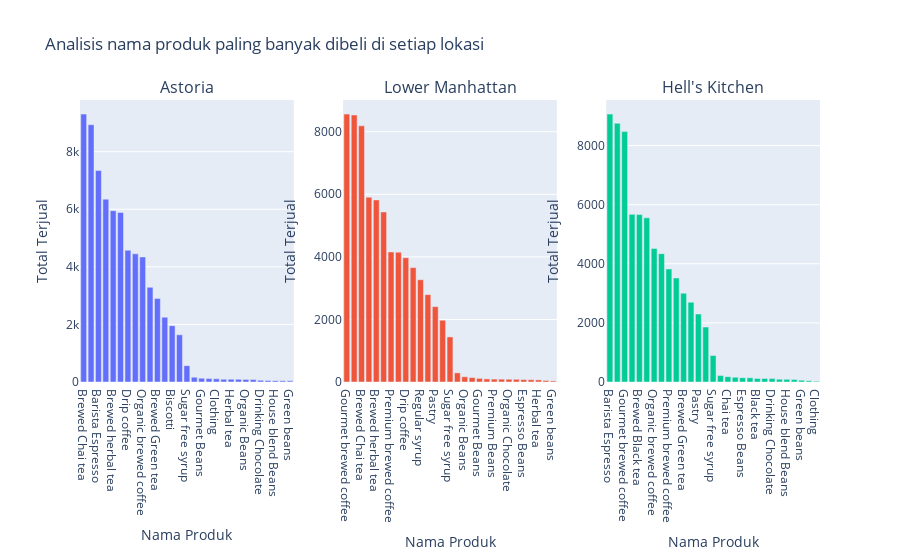

Write notebook code for a chart like this one.
### Code cell
# Kelompokkan data berdasarkan nama produk dan wilayah, dan hitung total penjualan
popular_category = data.groupby(['product_name', 'store_location'])['transaction_qty'].sum().reset_index()

# Sorting data berdasarkan total penjualan secara descending untuk menemukan nama produk paling populer
popular_category = popular_category.sort_values(by='transaction_qty', ascending=False)

# Inisialisasi subplot
fig = make_subplots(rows=1, cols=3, subplot_titles=['Astoria', 'Lower Manhattan', "Hell's Kitchen"], specs=[[{'type':'bar'}, {'type':'bar'}, {'type':'bar'}]])

# Loop untuk menambahkan bar plot pada setiap subplot
for i, location in enumerate(['Astoria', 'Lower Manhattan', "Hell's Kitchen"], start=1):
    location_data = popular_category[popular_category['store_location'] == location]
    fig.add_trace(go.Bar(x=location_data['product_name'], y=location_data['transaction_qty'],
                         hovertemplate='<b>Nama produk</b>: %{x}<br><b>Total terjual</b>: %{y}'),
                  row=1, col=i)

# Update layout
fig.update_layout(title='Analisis nama produk paling banyak dibeli di setiap lokasi',
                  showlegend=False)
fig.update_xaxes(title_text="Nama Produk")
fig.update_yaxes(title_text="Total Terjual")

fig.show()

### Figure 1 — Plotly figure (JSON) as saved in the notebook; plotly's stock layout.template omitted (floating-point values rounded to 4 significant figures)
{"data": [{"hovertemplate": "<b>Nama produk</b>: %{x}<br><b>Total terjual</b>: %{y}", "type": "bar", "x": ["Brewed Chai tea", "Gourmet brewed coffee", "Barista Espresso", "Hot chocolate", "Brewed herbal tea", "Brewed Black tea", "Drip coffee", "Premium brewed coffee", "Organic brewed coffee", "Scone", "Brewed Green tea", "Pastry", "Biscotti", "Regular syrup", "Sugar free syrup", "Housewares", "Gourmet Beans", "Chai tea", "Clothing", "Espresso Beans", "Herbal tea", "Premium Beans", "Organic Beans", "Black tea", "Drinking Chocolate", "Organic Chocolate", "House blend Beans", "Green tea", "Green beans"], "xaxis": "x", "y": [9306, 8938, 7345, 6351, 5953, 5891, 4577, 4451, 4344, 3289, 2898, 2252, 1955, 1639, 567, 168, 132, 120, 111, 97, 97, 96, 91, 85, 60, 50, 46, 42, 40], "yaxis": "y"}, {"hovertemplate": "<b>Nama produk</b>: %{x}<br><b>Total terjual</b>: %{y}", "type": "bar", "x": ["Gourmet brewed coffee", "Barista Espresso", "Brewed Chai tea", "Brewed Black tea", "Brewed herbal tea", "Hot chocolate", "Premium brewed coffee", "Organic brewed coffee", "Drip coffee", "Scone", "Regular syrup", "Brewed Green tea", "Pastry", "Biscotti", "Sugar free syrup", "Housewares", "Organic Beans", "Chai tea", "Gourmet Beans", "Black tea", "Premium Beans", "Drinking Chocolate", "Organic Chocolate", "Clothing", "Espresso Beans", "Green tea", "Herbal tea", "House blend Beans", "Green beans"], "xaxis": "x2", "y": [8563, 8534, 8189, 5907, 5820, 5434, 4156, 4150, 3972, 3656, 3268, 2793, 2409, 1975, 1441, 292, 167, 142, 116, 99, 93, 91, 89, 86, 77, 73, 67, 48, 35], "yaxis": "y2"}, {"hovertemplate": "<b>Nama produk</b>: %{x}<br><b>Total terjual</b>: %{y}", "type": "bar", "x": ["Barista Espresso", "Brewed Chai tea", "Gourmet brewed coffee", "Hot chocolate", "Brewed Black tea", "Brewed herbal tea", "Organic brewed coffee", "Drip coffee", "Premium brewed coffee", "Scone", "Brewed Green tea", "Regular syrup", "Pastry", "Biscotti", "Sugar free syrup", "Premium Beans", "Chai tea", "Organic Beans", "Espresso Beans", "Herbal tea", "Black tea", "Gourmet Beans", "Drinking Chocolate", "Housewares", "House blend Beans", "Organic Chocolate", "Green beans", "Green tea", "Clothing"], "xaxis": "x3", "y": [9064, 8755, 8472, 5672, 5664, 5555, 4518, 4342, 3824, 3520, 3006, 2699, 2300, 1858, 897, 217, 181, 162, 145, 141, 119, 118, 115, 95, 89, 82, 59, 44, 24], "yaxis": "y3"}], "layout": {"annotations": [{"font": {"size": 16}, "showarrow": false, "text": "Astoria", "x": 0.1444, "xanchor": "center", "xref": "paper", "y": 1, "yanchor": "bottom", "yref": "paper"}, {"font": {"size": 16}, "showarrow": false, "text": "Lower Manhattan", "x": 0.5, "xanchor": "center", "xref": "paper", "y": 1, "yanchor": "bottom", "yref": "paper"}, {"font": {"size": 16}, "showarrow": false, "text": "Hell's Kitchen", "x": 0.8556, "xanchor": "center", "xref": "paper", "y": 1, "yanchor": "bottom", "yref": "paper"}], "showlegend": false, "title": {"text": "Analisis nama produk paling banyak dibeli di setiap lokasi"}, "xaxis": {"anchor": "y", "domain": [0, 0.2889], "title": {"text": "Nama Produk"}}, "xaxis2": {"anchor": "y2", "domain": [0.3556, 0.6444], "title": {"text": "Nama Produk"}}, "xaxis3": {"anchor": "y3", "domain": [0.7111, 1], "title": {"text": "Nama Produk"}}, "yaxis": {"anchor": "x", "domain": [0, 1], "title": {"text": "Total Terjual"}}, "yaxis2": {"anchor": "x2", "domain": [0, 1], "title": {"text": "Total Terjual"}}, "yaxis3": {"anchor": "x3", "domain": [0, 1], "title": {"text": "Total Terjual"}}}}
